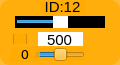
    <widget class="QWidget" name="widget_id12" native="true">
     <property name="geometry">
      <rect>
       <x>205</x>
       <y>380</y>
       <width>120</width>
       <height>65</height>
      </rect>
     </property>
     <property name="maximumSize">
      <size>
       <width>16777161</width>
       <height>16777215</height>
      </size>
     </property>
     <property name="styleSheet">
      <string notr="true">background-color: rgb(255, 170, 0, 200);
border-radius:10px;</string>
     </property>
     <widget class="QLabel" name="label_ID12">
      <property name="geometry">
       <rect>
        <x>40</x>
        <y>1</y>
        <width>45</width>
        <height>12</height>
       </rect>
      </property>
      <property name="minimumSize">
       <size>
        <width>0</width>
        <height>10</height>
       </size>
      </property>
      <property name="font">
       <font>
        <family>Arial</family>
        <pointsize>11</pointsize>
       </font>
      </property>
      <property name="styleSheet">
       <string notr="true">background-color: rgb(255, 255, 255， 0);
border-radius:0px;</string>
      </property>
      <property name="text">
       <string>ID:12</string>
      </property>
      <property name="alignment">
       <set>Qt::AlignCenter</set>
      </property>
     </widget>
     <widget class="QSlider" name="horizontalSlider_pulse_id12">
      <property name="geometry">
       <rect>
        <x>15</x>
        <y>16</y>
        <width>90</width>
        <height>12</height>
       </rect>
      </property>
      <property name="autoFillBackground">
       <bool>false</bool>
      </property>
      <property name="styleSheet">
       <string notr="true">QSlider{
	background: rgb(0, 0, 0);
	border-radius:0px;
}
QSlider::handle {/*设置中间的那个滑动的键*/                           background: rgb(255, 255, 255)}</string>
      </property>
      <property name="minimum">
       <number>0</number>
      </property>
      <property name="maximum">
       <number>1000</number>
      </property>
      <property name="pageStep">
       <number>1</number>
      </property>
      <property name="value">
       <number>500</number>
      </property>
      <property name="orientation">
       <enum>Qt::Horizontal</enum>
      </property>
     </widget>
     <widget class="QSlider" name="horizontalSlider_dev_id12">
      <property name="geometry">
       <rect>
        <x>35</x>
        <y>48</y>
        <width>50</width>
        <height>13</height>
       </rect>
      </property>
      <property name="styleSheet">
       <string notr="true">background-color: rgb(255, 255, 255， 0);</string>
      </property>
      <property name="minimum">
       <number>-125</number>
      </property>
      <property name="maximum">
       <number>125</number>
      </property>
      <property name="pageStep">
       <number>1</number>
      </property>
      <property name="orientation">
       <enum>Qt::Horizontal</enum>
      </property>
     </widget>
     <widget class="QLabel" name="label_id12">
      <property name="geometry">
       <rect>
        <x>10</x>
        <y>47</y>
        <width>30</width>
        <height>15</height>
       </rect>
      </property>
      <property name="minimumSize">
       <size>
        <width>0</width>
        <height>10</height>
       </size>
      </property>
      <property name="font">
       <font>
        <family>DejaVu Sans</family>
        <pointsize>10</pointsize>
       </font>
      </property>
      <property name="styleSheet">
       <string notr="true">background-color: rgb(255, 255, 255， 0);</string>
      </property>
      <property name="text">
       <string>0</string>
      </property>
      <property name="alignment">
       <set>Qt::AlignCenter</set>
      </property>
     </widget>
     <widget class="QLineEdit" name="lineEdit_id12">
      <property name="geometry">
       <rect>
        <x>38</x>
        <y>32</y>
        <width>45</width>
        <height>14</height>
       </rect>
      </property>
      <property name="sizePolicy">
       <sizepolicy hsizetype="Fixed" vsizetype="Fixed">
        <horstretch>0</horstretch>
        <verstretch>0</verstretch>
       </sizepolicy>
      </property>
      <property name="font">
       <font>
        <family>Arial</family>
        <pointsize>11</pointsize>
       </font>
      </property>
      <property name="autoFillBackground">
       <bool>false</bool>
      </property>
      <property name="styleSheet">
       <string notr="true">background-color: rgb(255, 255, 255);
border-radius:0px;</string>
      </property>
      <property name="text">
       <string>500</string>
      </property>
      <property name="maxLength">
       <number>1000</number>
      </property>
      <property name="alignment">
       <set>Qt::AlignCenter</set>
      </property>
      <property name="dragEnabled">
       <bool>false</bool>
      </property>
      <property name="readOnly">
       <bool>false</bool>
      </property>
     </widget>
     <widget class="QCheckBox" name="checkBox_id12">
      <property name="geometry">
       <rect>
        <x>13</x>
        <y>34</y>
        <width>15</width>
        <height>10</height>
       </rect>
      </property>
      <property name="text">
       <string/>
      </property>
     </widget>
    </widget>
